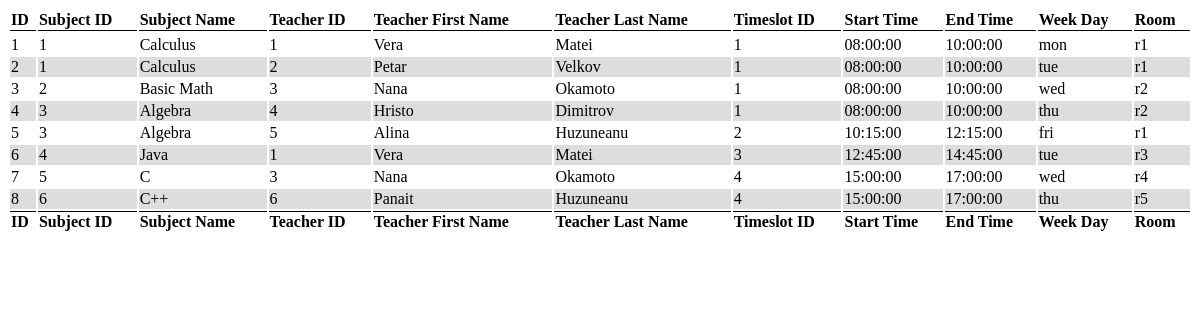
The page /list_schedules.php on the database its author committed.
### tables this page shows
CREATE TABLE schedule (
  id INT NOT NULL AUTO_INCREMENT,
  subject_id INT NOT NULL,
  teacher_id INT NOT NULL,
  timeslot_id INT NOT NULL,
  week_day ENUM('mon', 'tue', 'wed', 'thu', 'fri', 'sat', 'sun') NOT NULL,
  room VARCHAR(10) NOT NULL,
  PRIMARY KEY(id),
  UNIQUE KEY(subject_id, teacher_id, timeslot_id, week_day),
  FOREIGN KEY (subject_id) REFERENCES subject(id) ON DELETE CASCADE ON UPDATE CASCADE,
  FOREIGN KEY (teacher_id) REFERENCES person(id) ON DELETE CASCADE ON UPDATE CASCADE,
  FOREIGN KEY (timeslot_id) REFERENCES timeslot(id) ON DELETE CASCADE ON UPDATE CASCADE
);

CREATE TABLE subject (
  id INT NOT NULL AUTO_INCREMENT,
  subject_name VARCHAR(100),
  credits TINYINT UNSIGNED NOT NULL,
  PRIMARY KEY(id),
  UNIQUE KEY(subject_name)
);

CREATE TABLE person (
  id INT NOT NULL AUTO_INCREMENT,
  first_name VARCHAR(100) NOT NULL,
  last_name VARCHAR(100) NOT NULL,
  gender ENUM('female', 'male') NOT NULL,
  birth_date DATE NOT NULL,
  street VARCHAR(100) NOT NULL,
  house_no VARCHAR(10) NOT NULL,
  zip_code VARCHAR(10) NOT NULL,
  city VARCHAR(100) NOT NULL,
  password VARCHAR(32) NOT NULL,
  is_student BOOLEAN NOT NULL DEFAULT FALSE,
  is_teacher BOOLEAN NOT NULL DEFAULT FALSE,
  is_admin BOOLEAN NOT NULL DEFAULT FALSE,
  PRIMARY KEY (id)
);

CREATE TABLE timeslot (
  id INT NOT NULL AUTO_INCREMENT,
  start_time TIME NOT NULL,
  end_time TIME NOT NULL,
  PRIMARY KEY(id),
  UNIQUE KEY(start_time, end_time)
);

### list_schedules.php (the view, shortened to what this page needs)
<?php
  include 'header.inc.php';
  $stmt = query('
    SELECT schedule.id, subject_id, subject_name, teacher_id, first_name,
           last_name, timeslot_id, start_time, end_time, week_day, room
    FROM schedule
    LEFT JOIN (subject, person, timeslot)
    ON (subject_id = subject.id AND teacher_id = person.id AND
        timeslot_id = timeslot.id)', NULL);
  $stmt->bind_result($scheduleId, $subjectId, $subjectName, $teacherId,
                     $teacherFirstName, $teacherLastName, $timeslotId,
                     $startTime, $endTime, $weekDay, $room);
?>
    <table>
      <thead>
        <tr>
          <th>ID</th>
          <th>Subject ID</th>
          <th>Subject Name</th>
          <th>Teacher ID</th>
          <th>Teacher First Name</th>
          <th>Teacher Last Name</th>
          <th>Timeslot ID</th>
          <th>Start Time</th>
          <th>End Time</th>
          <th>Week Day</th>
          <th>Room</th>
      </thead>
      <tfoot>
        <tr>
          <th>ID</th>
          <th>Subject ID</th>
          <th>Subject Name</th>
          <th>Teacher ID</th>
          <th>Teacher First Name</th>
          <th>Teacher Last Name</th>
          <th>Timeslot ID</th>
          <th>Start Time</th>
          <th>End Time</th>
          <th>Week Day</th>
          <th>Room</th>
      </tfoot>
      <tbody>
<?php
  while ($stmt->fetch()) {
  $stmt->bind_result($scheduleId, $subjectId, $subjectName, $teacherId,
                     $teacherFirstName, $teacherLastName, $timeslotId, $startTime,
                     $endTime, $weekDay, $room);
?>
        <tr>
          <td><?= $scheduleId ?></td>
          <td><?= $subjectId ?></td>
          <td><?= $subjectName ?></td>
          <td><?= $teacherId ?></td>
          <td><?= $teacherFirstName ?></td>
          <td><?= $teacherLastName ?></td>
          <td><?= $timeslotId ?></td>
          <td><?= $startTime ?></td>
          <td><?= $endTime ?></td>
          <td><?= $weekDay ?></td>
          <td><?= $room ?></td>
        </tr>
<?php
  }
?>
      </tbody>
<?php
  include 'footer.inc.php';
?>

### header.inc.php (shortened to what this page needs)
<?php
  function query($query, $params) {
    global $mysqli;
    $stmt = $mysqli->prepare($query);
    if (!$stmt->execute() || !$stmt->store_result()) {
      error_exit($stmt->error);
    }
    return $stmt;
  }
?>
<!DOCTYPE html PUBLIC "-//W3C//DTD XHTML 1.1//EN"
  "http://www.w3.org/TR/xhtml11/DTD/xhtml11.dtd">
<html>
  <head>
    <link href="style.css" rel="stylesheet" type="text/css">
  </head>
  <body>

### footer.inc.php (shortened to what this page needs)
  </body>
</html>

### style.css (style rules this page uses)
table { width: 100%; }
th { text-align: left; }
thead th { border-bottom: 1px solid black; }
tfoot th { border-top: 1px solid black; }
tr:nth-child(even) td { background-color: #dddddd; }

### rows shown on the page
schedule: id "1", subject "1", subject.subject_name "Calculus", teacher "1", teacher.first_name "Vera", teacher.last_name "Matei", timeslot "1", timeslot.start_time "08:00:00", timeslot.end_time "10:00:00", week_day "mon", room "r1"
schedule: id "2", subject "1", subject.subject_name "Calculus", teacher "2", teacher.first_name "Petar", teacher.last_name "Velkov", timeslot "1", timeslot.start_time "08:00:00", timeslot.end_time "10:00:00", week_day "tue", room "r1"
schedule: id "3", subject "2", subject.subject_name "Basic Math", teacher "3", teacher.first_name "Nana", teacher.last_name "Okamoto", timeslot "1", timeslot.start_time "08:00:00", timeslot.end_time "10:00:00", week_day "wed", room "r2"
schedule: id "4", subject "3", subject.subject_name "Algebra", teacher "4", teacher.first_name "Hristo", teacher.last_name "Dimitrov", timeslot "1", timeslot.start_time "08:00:00", timeslot.end_time "10:00:00", week_day "thu", room "r2"
schedule: id "5", subject "3", subject.subject_name "Algebra", teacher "5", teacher.first_name "Alina", teacher.last_name "Huzuneanu", timeslot "2", timeslot.start_time "10:15:00", timeslot.end_time "12:15:00", week_day "fri", room "r1"
schedule: id "6", subject "4", subject.subject_name "Java", teacher "1", teacher.first_name "Vera", teacher.last_name "Matei", timeslot "3", timeslot.start_time "12:45:00", timeslot.end_time "14:45:00", week_day "tue", room "r3"
schedule: id "7", subject "5", subject.subject_name "C", teacher "3", teacher.first_name "Nana", teacher.last_name "Okamoto", timeslot "4", timeslot.start_time "15:00:00", timeslot.end_time "17:00:00", week_day "wed", room "r4"
schedule: id "8", subject "6", subject.subject_name "C++", teacher "6", teacher.first_name "Panait", teacher.last_name "Huzuneanu", timeslot "4", timeslot.start_time "15:00:00", timeslot.end_time "17:00:00", week_day "thu", room "r5"
